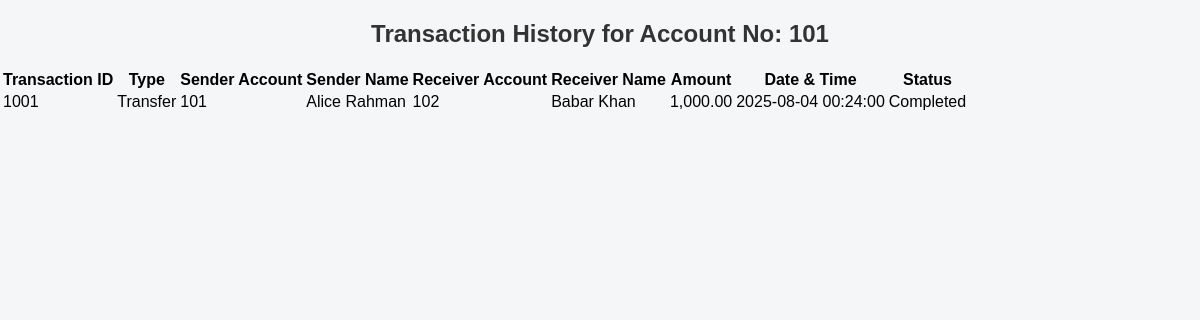
/MS/transaction_view.php?accountid=101, run on the app's committed database.
### tables this page shows
CREATE TABLE `Transactions` (
  `transactionId` bigint(20) NOT NULL,
  `type` enum('transfer','deposit','withdrawal') DEFAULT NULL,
  `sender_accountId` bigint(20) DEFAULT NULL,
  `receiver_accountId` bigint(20) DEFAULT NULL,
  `amount` double DEFAULT NULL,
  `timestamp` datetime DEFAULT NULL,
  `status` enum('pending','completed','failed') DEFAULT NULL,
  `verificationID` varchar(50) DEFAULT NULL
);

CREATE TABLE `Customer` (
  `customerId` bigint(20) NOT NULL,
  `name` varchar(100) DEFAULT NULL,
  `nid` bigint(20) DEFAULT NULL,
  `phone` varchar(20) DEFAULT NULL,
  `email` varchar(50) DEFAULT NULL,
  `address` varchar(255) DEFAULT NULL,
  `kycstatus` tinyint(1) DEFAULT NULL
);

### MS/transaction_view.php (the view, shortened to what this page needs)
<?php
$conn = new mysqli("localhost", "root", "", "banking_system");
$accountId = $_GET['accountid'] ?? '';
$sql = "
    SELECT
        t.transactionId,
        t.type,
        t.sender_accountId,
        s_cust.name AS sender_name,
        t.receiver_accountId,
        r_cust.name AS receiver_name,
        t.amount,
        t.timestamp,
        t.status
    FROM Transactions t
    LEFT JOIN Account s_acc ON t.sender_accountId = s_acc.accountId
    LEFT JOIN Customer s_cust ON s_acc.customerId = s_cust.customerId
    LEFT JOIN Account r_acc ON t.receiver_accountId = r_acc.accountId
    LEFT JOIN Customer r_cust ON r_acc.customerId = r_cust.customerId
    WHERE t.sender_accountId = ? OR t.receiver_accountId = ?
    ORDER BY t.timestamp DESC
";
$stmt = $conn->prepare($sql);
$stmt->bind_param("ii", $accountId, $accountId);
$stmt->execute();
$result = $stmt->get_result();
?>
<!DOCTYPE html>
<html lang="en">
<head>
<link rel="stylesheet" href="transaction_view.css"/>
</head>
<body>
<h2>Transaction History for Account No: <?= htmlspecialchars($accountId) ?></h2>
<?php if ($result->num_rows > 0): ?>
<table>
  <thead>
    <tr>
      <th>Transaction ID</th>
      <th>Type</th>
      <th>Sender Account</th>
      <th>Sender Name</th>
      <th>Receiver Account</th>
      <th>Receiver Name</th>
      <th>Amount</th>
      <th>Date & Time</th>
      <th>Status</th>
    </tr>
  </thead>
  <tbody>
    <?php while ($row = $result->fetch_assoc()): ?>
      <tr>
        <td><?= htmlspecialchars($row['transactionId']) ?></td>
        <td><?= htmlspecialchars(ucfirst($row['type'])) ?></td>
        <td><?= htmlspecialchars($row['sender_accountId']) ?></td>
        <td><?= htmlspecialchars($row['sender_name'] ?? 'N/A') ?></td>
        <td><?= htmlspecialchars($row['receiver_accountId']) ?></td>
        <td><?= htmlspecialchars($row['receiver_name'] ?? 'N/A') ?></td>
        <td><?= htmlspecialchars(number_format($row['amount'], 2)) ?></td>
        <td><?= htmlspecialchars($row['timestamp']) ?></td>
        <td class="status-<?= htmlspecialchars($row['status']) ?>"><?= htmlspecialchars(ucfirst($row['status'])) ?></td>
      </tr>
    <?php endwhile; ?>
  </tbody>
</table>
<?php else: ?>
<p>No transactions found for account number <?= htmlspecialchars($accountId) ?>.</p>
<?php endif; ?>
</body>
</html>

### MS/transaction_view.css (style rules this page uses)
body { font-family: Arial, sans-serif; background: #f4f6f8; margin: 0; padding: 0; }
h2 { margin-bottom: 20px; color: #333; text-align: center; }

### data on the page
transactions: transactionId "1001", type "Transfer", sender_accountId "101", customer.name "Alice Rahman", receiver_accountId "102", customer.name "Babar Khan", amount "1,000.00", timestamp "2025-08-04 00:24:00", status "Completed"

### other printed values
$accountId "101"
